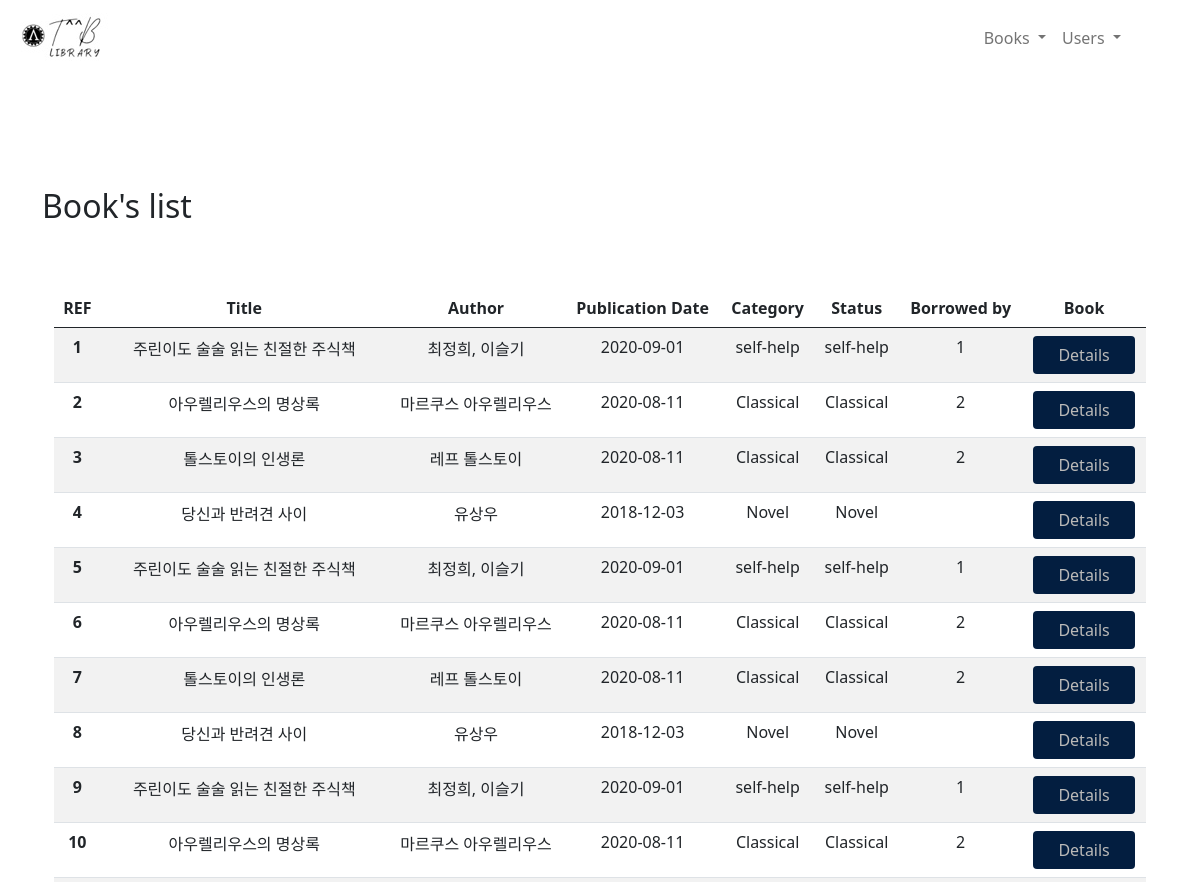
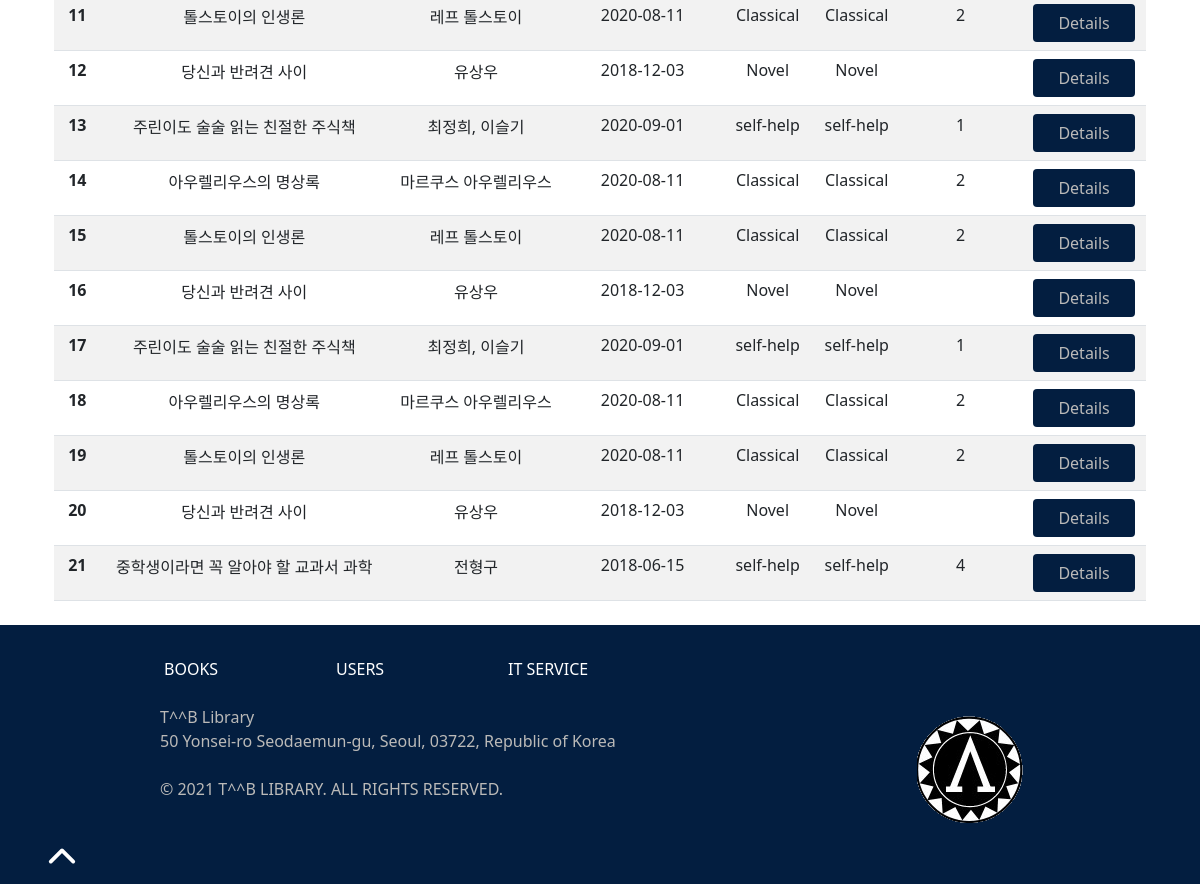
The page /books.php on the database its author committed (2 pictures, top to bottom).
### tables this page shows
CREATE TABLE Book(
    book_id INT UNSIGNED NOT NULL AUTO_INCREMENT,
    title VARCHAR(50) NOT NULL,
    author VARCHAR(50) NOT NULL,
    summary TEXT(500) NOT NULL,
    publication_date DATE NOT NULL,
    category VARCHAR(20) NOT NULL,
    picture VARCHAR(100) NOT NULL,
    user_id INT UNSIGNED,
    PRIMARY KEY(book_id),
    FOREIGN KEY (user_id) REFERENCES User(id)
);

### books.php (called while the page is built)
<?php
require_once "model/bookManager.php";
require "model/entity/book.php";
$allBooks = new BookManager();
$books = $allBooks->getBooks();
require "view/booksView.php";
?>

### model/dataBase.php (called while the page is built)
<?php
abstract class DataBase
{
    static public function getDB() {
        try{
        $db = new PDO('mysql:host=localhost:8889;dbname=library_php', "root", "root");
        return $db;
      }catch (Exception $e) {
        echo "Error while connecting to the database: " . $e->getMessage() . "<br/>";
        exit($e->getMessage());
        }
    }
}
?>

### model/bookManager.php (called while the page is built, shortened)
<?php
require "dataBase.php";
class bookManager extends DataBase{
    private PDO $db;
  public function getBooks(){
    $query = $this->db->prepare (
      "SELECT book.*,
      concat(user.lastname,' ',user.firstname) AS fullname
      FROM Book
      LEFT JOIN User
      ON Book.user_id = User.id "
    );
    $query->execute([]);
    $books = $query -> fetchAll(PDO::FETCH_ASSOC);
    foreach ($books as $key => $book) {
      $books[$key] = new Book($book);
    }
    return $books;
  }
  public function __construct() {
    $this->db = DataBase::getDB();
}
}

### model/entity/book.php (called while the page is built, shortened)
<?php
class Book {
    protected int $book_id;
    protected string $title;
    protected string $author;
    protected string $publication_date;
    protected string $category;
    protected ?int $user_id;
    public function __construct(?array $data=null) {
        if($data) {
            foreach($data as $key => $value) {
                $setter = "set" . ucfirst($key);
            }
        }
    }
    public function setBook_Id(int $book_id) {
        $this->book_id = $book_id;
    }
    public function getBook_Id(){
        return $this->book_id;
    }
    public function setTitle(string $title) {
        $this->title = $title;
    }
    public function getTitle(){
        return $this->title;
    }
    public function setAuthor(string $author) {
        $this->author = $author;
    }
    public function getAuthor(){
        return $this->author;
    }
    public function setPublication_date(string $publication_date) {
        $this->publication_date = $publication_date;
    }
    public function getPublication_date(){
        return $this->publication_date;
    }
    public function setCategory(string $category) {
        $this->category = $category;
    }
    public function getCategory(){
        return $this->category;
    }
    public function setUser_Id(?int $user_id) {
        $this->user_id = $user_id;
    }
    public function getUser_Id(){
        return $this->user_id;
    }
}

### view/booksView.php (the view)
<?php
include "view/template/nav.php";
include "view/template/header.php";
?>
<div class="mainpage">
<h2>Book's list</h2>
<div class="container mx-auto">
        <table class="table table-striped text-center">
          <thead>
            <tr>
                <th scope="col">REF</th>
                <th scope="col">Title</th>
                <th scope="col">Author</th>
                <th scope="col">Publication Date</th>
                <th scope="col">Category</th>
                <th scope="col">Status</th>
                <th scope="col">Borrowed by</th>
                <th scope="col">Book </th>
            </tr>
          </thead>
          <tbody>
            <?php foreach($books as $book) : ?>
              <tr>
                <th scope="row"><?php echo $book->getBook_Id(); ?></th>
                <td><?php echo $book->getTitle(); ?></td>
                <td><?php echo $book->getAuthor(); ?></td>
                <td><?php echo $book->getPublication_Date(); ?></td>
                <td><?php echo $book->getCategory(); ?></td>
                <td><?php echo $book->getCategory(); ?></td>
                <td><?php echo $book->getUser_Id(); ?></td>
                <td><a href="book.php?book_id=<?php echo $book->getBook_Id(); ?>" class="btn btn1 px-4">Details</a></td>
              </tr>
            <?php endforeach; ?>
          </tbody>
        </table>
      </div>
            </div>
<?php
    include "view/template/footer.php";
?>

### assets/css/main.css (style rules this page uses)
html { color: #222; font-size: 1em; line-height: 1.4; }
* { margin: 0; padding: 0; }
.mainpage { margin-top: 10%; }
.mainpage h2 { margin-bottom: 2em; }
.btn1 { background-color: rgb(3, 30, 64); color: rgb(187, 186, 184) !important; }

### rows shown on the page
book: Book_Id "1", title "주린이도 술술 읽는 친절한 주식책", author "최정희, 이슬기", publication_date "2020-09-01", category "self-help", User_Id "1"
book: Book_Id "2", title "아우렐리우스의 명상록", author "마르쿠스 아우렐리우스", publication_date "2020-08-11", category "Classical", User_Id "2"
book: book_id "3", title "톨스토이의 인생론", author "레프 톨스토이", publication_date "2020-08-11", category "Classical", user "2"
book: book_id "4", title "당신과 반려견 사이", author "유상우", publication_date "2018-12-03", category "Novel"
book: book_id "5", title "주린이도 술술 읽는 친절한 주식책", author "최정희, 이슬기", publication_date "2020-09-01", category "self-help", user "1"
book: book_id "6", title "아우렐리우스의 명상록", author "마르쿠스 아우렐리우스", publication_date "2020-08-11", category "Classical", user "2"
book: book_id "7", title "톨스토이의 인생론", author "레프 톨스토이", publication_date "2020-08-11", category "Classical", user "2"
book: book_id "8", title "당신과 반려견 사이", author "유상우", publication_date "2018-12-03", category "Novel"
book: book_id "9", title "주린이도 술술 읽는 친절한 주식책", author "최정희, 이슬기", publication_date "2020-09-01", category "self-help", user "1"
book: book_id "10", title "아우렐리우스의 명상록", author "마르쿠스 아우렐리우스", publication_date "2020-08-11", category "Classical", user "2"
book: book_id "11", title "톨스토이의 인생론", author "레프 톨스토이", publication_date "2020-08-11", category "Classical", user "2"
book: book_id "12", title "당신과 반려견 사이", author "유상우", publication_date "2018-12-03", category "Novel"
book: book_id "13", title "주린이도 술술 읽는 친절한 주식책", author "최정희, 이슬기", publication_date "2020-09-01", category "self-help", user "1"
book: book_id "14", title "아우렐리우스의 명상록", author "마르쿠스 아우렐리우스", publication_date "2020-08-11", category "Classical", user "2"
book: book_id "15", title "톨스토이의 인생론", author "레프 톨스토이", publication_date "2020-08-11", category "Classical", user "2"
book: book_id "16", title "당신과 반려견 사이", author "유상우", publication_date "2018-12-03", category "Novel"
book: book_id "17", title "주린이도 술술 읽는 친절한 주식책", author "최정희, 이슬기", publication_date "2020-09-01", category "self-help", user "1"
book: book_id "18", title "아우렐리우스의 명상록", author "마르쿠스 아우렐리우스", publication_date "2020-08-11", category "Classical", user "2"
book: book_id "19", title "톨스토이의 인생론", author "레프 톨스토이", publication_date "2020-08-11", category "Classical", user "2"
book: book_id "20", title "당신과 반려견 사이", author "유상우", publication_date "2018-12-03", category "Novel"
book: book_id "21", title "중학생이라면 꼭 알아야 할 교과서 과학", author "전형구", publication_date "2018-06-15", category "self-help", user "4"
